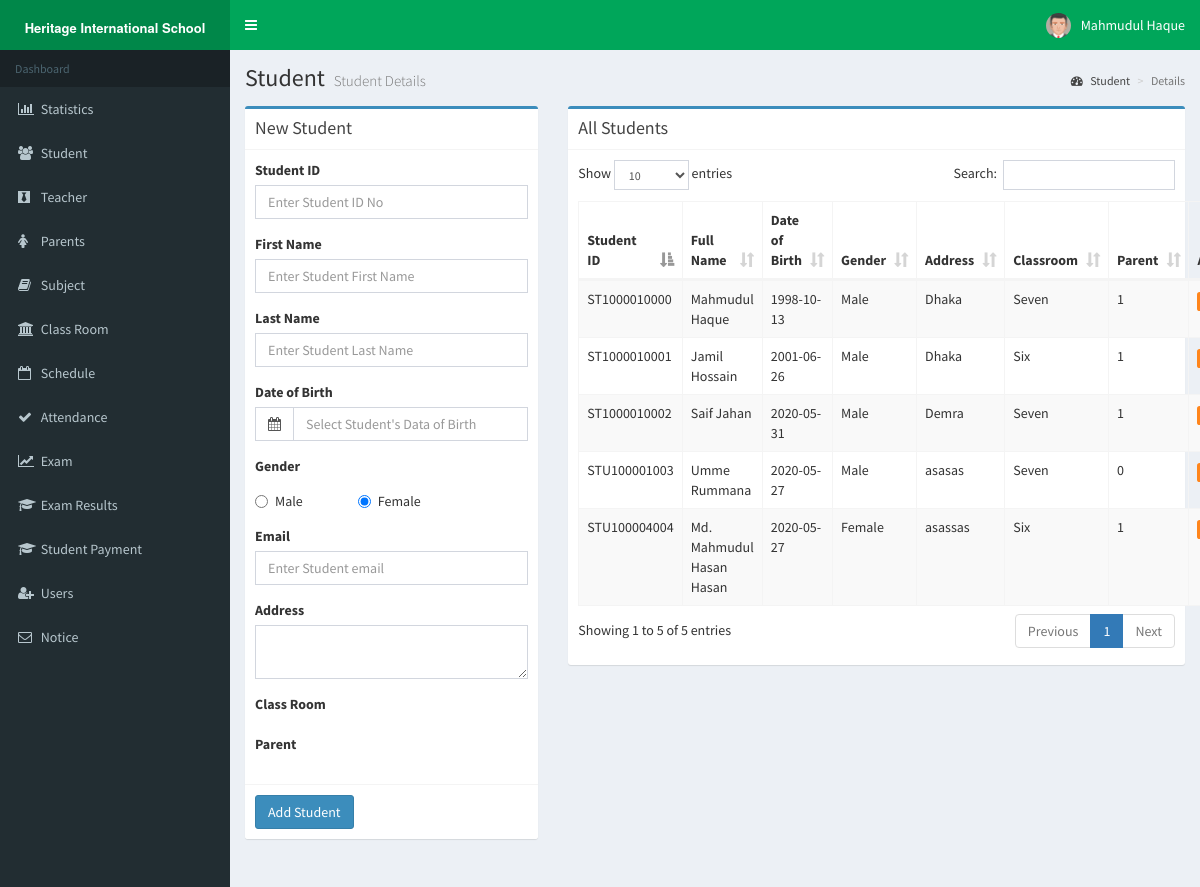
The page /student.php (signed in) on the database its author committed.
### tables this page shows
CREATE TABLE `student` (
  `sid` varchar(25) NOT NULL,
  `fname` varchar(50) NOT NULL,
  `lname` varchar(50) NOT NULL,
  `bday` date NOT NULL,
  `address` varchar(250) NOT NULL,
  `parent` int(10) NOT NULL,
  `gender` varchar(10) NOT NULL,
  `classroom` varchar(25) NOT NULL,
  `email` varchar(50) NOT NULL
);

### student.php (the view, shortened to what this page needs)
<?php session_start();
include_once 'database.php';
?>
<!DOCTYPE html>
<html>
<head>
    <link rel="stylesheet" href="bower_components/bootstrap/dist/css/bootstrap.min.css">
    <link rel="stylesheet" href="bower_components/font-awesome/css/font-awesome.min.css">
    <link rel="stylesheet" href="bower_components/Ionicons/css/ionicons.min.css">
    <link rel="stylesheet" href="bower_components/datatables.net-bs/css/dataTables.bootstrap.min.css">
    <link rel="stylesheet" href="bower_components/bootstrap-daterangepicker/daterangepicker.css">
    <link rel="stylesheet" href="bower_components/bootstrap-datepicker/dist/css/bootstrap-datepicker.min.css">
    <link rel="stylesheet" href="bower_components/select2/dist/css/select2.min.css">
    <link rel="stylesheet" href="dist/css/AdminLTE.min.css">
    <link rel="stylesheet" href="dist/css/skins/_all-skins.min.css">
</head>
<body class="hold-transition skin-green sidebar-mini">
    <div class="wrapper">
        <?php include_once 'header.php'; ?>
        <?php include_once 'sidebar.php'; ?>
        <div class="content-wrapper">
            <section class="content-header">
                <h1>
                    Student
                    <small>Student Details</small>
                </h1>
                <ol class="breadcrumb">
                    <li><a href="#"><i class="fa fa-dashboard"></i> Student</a></li>
                    <li class="active">Details</li>
                </ol>
            </section>
            <section class="content">
                <div class="row">
                    <?php if (!isset($_GET['update'])) { ?>
                    <div class="col-xs-4">
                        <div class="box box-primary">
                            <div class="box-header with-border">
                                <h3 class="box-title">New Student</h3>
                            </div>
                            <form role="form" method="POST">
                                <div class="box-body">
                                    <div class="form-group">
                                        <label for="exampleInputPassword1">Student ID</label>
                                        <input name="sid" type="text" class="form-control" id="exampleInputPassword1"
                                            placeholder="Enter Student ID No" required>
                                    </div>
                                    <div class="form-group">
                                        <label for="exampleInputPassword1">First Name</label>
                                        <input name="fname" type="text" class="form-control" id="exampleInputPassword1"
                                            placeholder="Enter Student First Name" required>
                                    </div>
                                    <div class="form-group">
                                        <label for="exampleInputPassword1">Last Name</label>
                                        <input name="lname" type="text" class="form-control" id="exampleInputPassword1"
                                            placeholder="Enter Student Last Name" required>
                                    </div>
                                    <div class="form-group">
                                        <label>Date of Birth</label>
                                        <div class="input-group date">
                                            <div class="input-group-addon">
                                                <i class="fa fa-calendar"></i>
                                            </div>
                                            <input type="text" name='dob' class="form-control pull-right"
                                                id="datepicker" placeholder="Select Student's Data of Birth">
                                        </div>
                                    </div>
                                    <div class="form-group">
                                        <label for="exampleInputPassword1">Gender</label>
                                        <div class="radio ">
                                            <label style="width: 100px"><input type="radio" name="gender" value="Male"
                                                    checked>Male</label>
                                            <label style="width: 100px"><input type="radio" name="gender" value="Female"
                                                    checked>Female</label>
                                        </div>
                                    </div>
                                    <div class="form-group">
                                        <label for="exampleInputPassword1">Email</label>
                                        <input name="email" type="email" class="form-control" id="exampleInputPassword1"
                                            placeholder="Enter Student email" required>
                                    </div>
                                    <div class="form-group">
                                        <label for="exampleFormControlTextarea1">Address</label>
                                        <textarea name="address" class="form-control" id="exampleFormControlTextarea1"
                                            rows="2"></textarea>
                                    </div>
                                    <div class="form-group">
                                        <label>Class Room</label>
                                    </div>
                                    <div class="form-group">
                                        <label>Parent</label>
                                    </div>
                                </div>
                                <div class="box-footer">
                                    <button type="submit" name="submit" value="submit" class="btn btn-primary">Add
                                        Student</button>
                                </div>
                            </form>
                        </div>
                    </div>
                    <?php } ?>
                    <div class="col-xs-8">
                        <div class="box box-primary">
                            <div class="box-header with-border">
                                <h3 class="box-title">All Students</h3>
                            </div>
                            <div class="box-body">
                                <table id="example1" class="table table-bordered table-striped">
                                    <thead>
                                        <tr>
                                            <th>Student ID</th>
                                            <th>Full Name</th>
                                            <th>Date of Birth</th>
                                            <th>Gender</th>
                                            <th>Address</th>
                                            <th>Classroom</th>
                                            <th>Parent</th>
                                            <th>Actions</th>
                                        </tr>
                                    </thead>
                                    <tbody>
                                        <?php
                                            $sql = "SELECT * FROM student";
                                            $result = $conn->query($sql);
                                            if ($result->num_rows > 0) {
                                                while($row = $result->fetch_assoc()) {
                                                echo "<tr><td> " . $row["sid"]. " </td><td> " . $row["fname"]." ". $row["lname"]. " </td><td> " . $row["bday"]. "</td><td>" . $row["gender"]. "</td><td>" . $row["address"]. "</td><td>" . $row["classroom"]. "</td><td>" . $row["parent"]. "</td><td><a href='student.php?update=". $row["sid"]."'><small class='label  bg-orange'>Update</small></a></td></tr>";
                                                }
                                                }
                                            ?>
                                    </tbody>
                                </table>
                            </div>
                        </div>
                    </div>
                </div>
            </section>
        </div>
    </div>
</body>
</html>

### rows shown on the page
student: sid "ST1000010000", fname "Mahmudul", lname "Haque", bday "1998-10-13", gender "Male", address "Dhaka", classroom "Seven", parent "1"
student: sid "ST1000010001", fname "Jamil", lname "Hossain", bday "2001-06-26", gender "Male", address "Dhaka", classroom "Six", parent "1"
student: sid "ST1000010002", fname "Saif", lname "Jahan", bday "2020-05-31", gender "Male", address "Demra", classroom "Seven", parent "1"
student: sid "STU100001003", fname "Umme", lname "Rummana", bday "2020-05-27", gender "Male", address "asasas", classroom "Seven", parent "0"
student: sid "STU100004004", fname "Md. Mahmudul Hasan", lname "Hasan", bday "2020-05-27", gender "Female", address "asassas", classroom "Six", parent "1"

### other values the page prints
$_SESSION['user'] "Mahmudul Haque"
